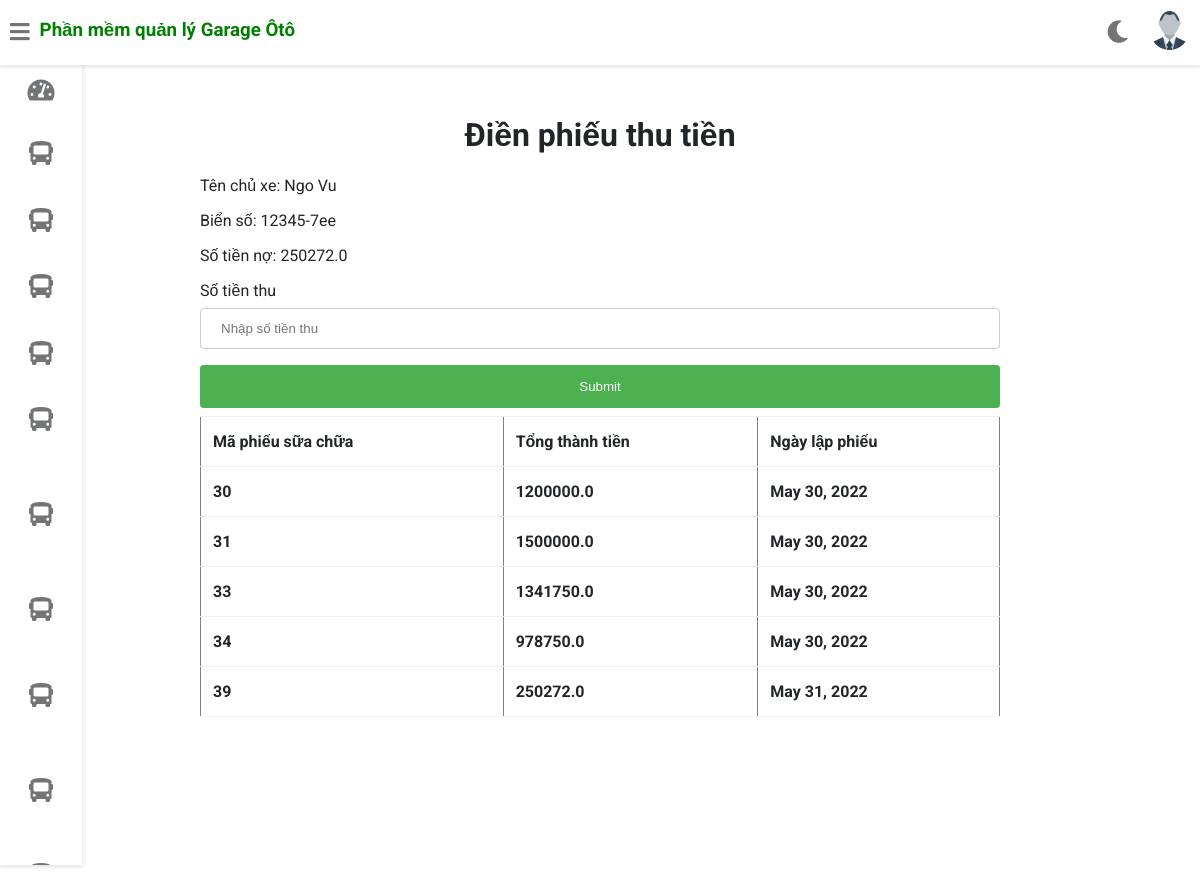
Screenshot of /tom/nhap_phieuthu/1 (signed in) with the database file from the repository.
### gara/models.py (models this page shows, shortened)
class KhachHang(models.Model):
    makhachhang=models.AutoField(primary_key=True)
    tenkhachhang=models.CharField(max_length=40)
    diachi=models.CharField(max_length=100)
    dienthoai=models.PositiveIntegerField()

class Xe(models.Model):
    maxe=models.AutoField(primary_key=True)
    bienso=models.CharField(max_length=20,unique=True)
    makhachhang=models.ForeignKey(KhachHang,on_delete=models.CASCADE)
    mahieuxe=models.ForeignKey(HieuXe,on_delete=models.CASCADE)
    tienno=models.FloatField(default=0)

class PhieuSuaChua(models.Model):
    maphieusuachua=models.AutoField(primary_key=True)
    maxe=models.ForeignKey(Xe,on_delete=models.CASCADE)
    tongthanhtien=models.FloatField(default=0)
    ngaylapphieu=models.DateField(auto_now_add=True)

### gara/views.py (the view, shortened to what this page needs)
# urls.py: path('<username>/nhap_phieuthu/<int:maxe>',views.xacnhan_phieuthu,name='view-view'),
@login_required(login_url='/login')
def xacnhan_phieuthu(request,maxe, username):
    nhapsotienthu=NhapSoTienThu()
    staff = Staff.objects.get(username=username)
    picture = '../' + staff.profile_pic.url
    xe_x=Xe.objects.get(maxe=maxe)
    khach_x=KhachHang.objects.get(makhachhang=xe_x.makhachhang_id)
    list_phieusua=PhieuSuaChua.objects.all().filter(maxe_id=xe_x.maxe)
    xe_x.save()
    context= {'nhapsotienthu':nhapsotienthu,'xe_x': xe_x,'khach_x':khach_x,
                "customer": staff, "picture":picture, "data":list_phieusua}
    return render(request,'phieuthutien/nhapsotienthu.html',context)

### gara/forms.py
class NhapSoTienThu(forms.Form):
    sotienthu=forms.IntegerField()

### templates/phieuthutien/nhapsotienthu.html (shortened to what this page needs)
{% extends 'gara/customerbase.html' %}
{% load widget_tweaks %}
{% block content %}
<head>
</head>
<br><br><br><br><br>
<h1 style="text-align:center;">Điền phiếu thu tiền</h1>
<div>
  <form method="post" style="margin-left:200px;margin-right:200px;">
      <label for="vehicle_no">Tên chủ xe: </label>
      {%render_field khach_x.tenkhachhang%}
      <label for="vehicle_no">Biển số: </label>
      {%render_field xe_x.bienso%}
      <label for="vehicle_no">Số tiền nợ: </label>
      {%render_field xe_x.tienno%}
      <label for="vehicle_model">Số tiền thu</label>
      {% render_field nhapsotienthu.sotienthu class="form-control" placeholder="Nhập số tiền thu" %}
      <input type="submit" value="Submit">
    </form>
    <form style="margin-left:200px;margin-right:200px;">
      <table style="margin: top 200px;" border="1" >
          <tr>
             <th>Mã phiếu sữa chữa</th>
              <th>Tổng thành tiền</th>
              <th>Ngày lập phiếu</th>
          </tr>
            {% for i in data %}
          <tr>
            <th>{{ i.maphieusuachua }}</th>
            <th>{{ i.tongthanhtien }}  </th>
            <th>{{ i.ngaylapphieu}}</th>
           </tr>
            {%endfor%}
      </table>
    </form>
  </div>
  <br><br><br><br><br><br><br><br><br><br><br><br><br><br><br>
  {% endblock content %}

### templates/phieuthutien/nhapsotienthu.html (style rules this page uses)
input[type=text], select,input[type=number] , textarea { width: 100%; padding: 12px 20px; margin: 8px 0; display: inline-block; border: 1px solid #ccc; border-radius: 4px; box-sizing: border-box; }
input[type=submit] { width: 100%; background-color: #4CAF50; color: white; padding: 14px 20px; margin: 8px 0; border: none; border-radius: 4px; cursor: pointer; }

### rows the page displays
KhachHang: tenkhachhang "Ngo Vu"
Xe: bienso "12345-7ee", tienno "250272.0"
PhieuSuaChua: maphieusuachua "30", tongthanhtien "1200000.0", ngaylapphieu "May 30, 2022"
PhieuSuaChua: maphieusuachua "31", tongthanhtien "1500000.0", ngaylapphieu "May 30, 2022"
PhieuSuaChua: maphieusuachua "33", tongthanhtien "1341750.0", ngaylapphieu "May 30, 2022"
PhieuSuaChua: maphieusuachua "34", tongthanhtien "978750.0", ngaylapphieu "May 30, 2022"
PhieuSuaChua: maphieusuachua "39", tongthanhtien "250272.0", ngaylapphieu "May 31, 2022"
